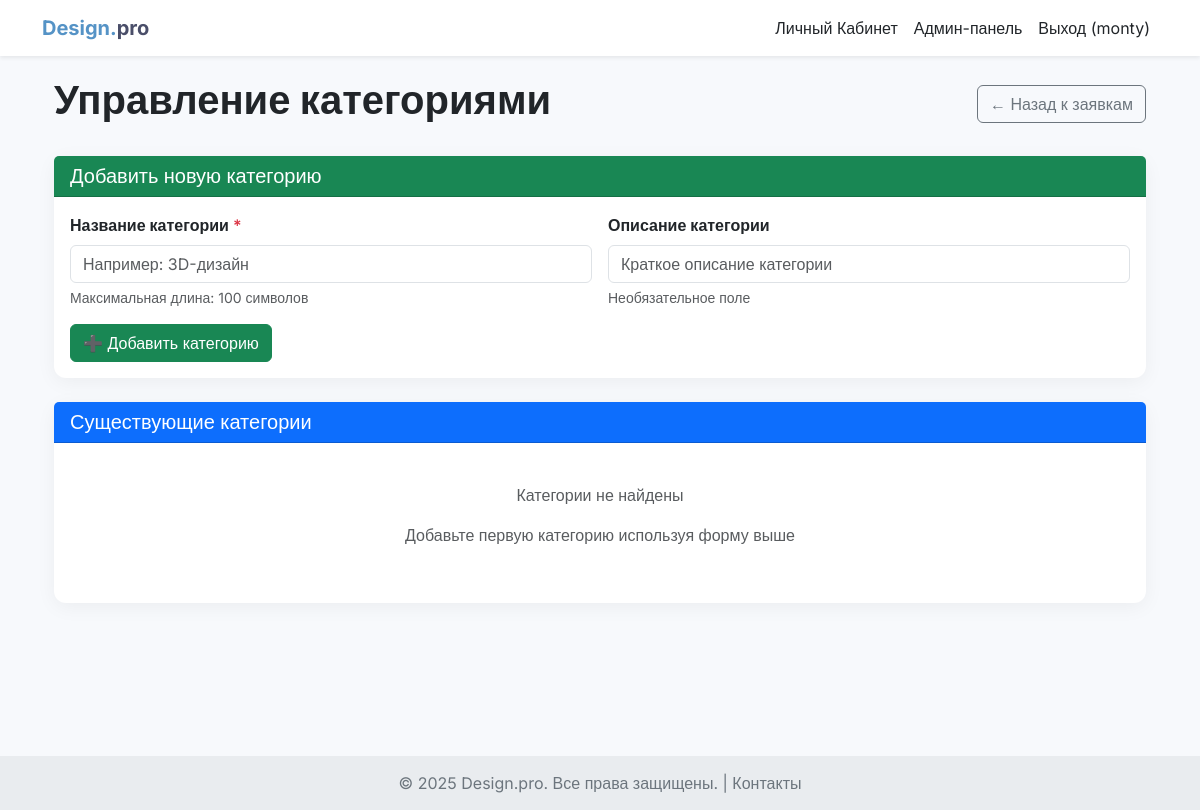
The app's page /admin-dashboard/categories/ (signed in), older data.
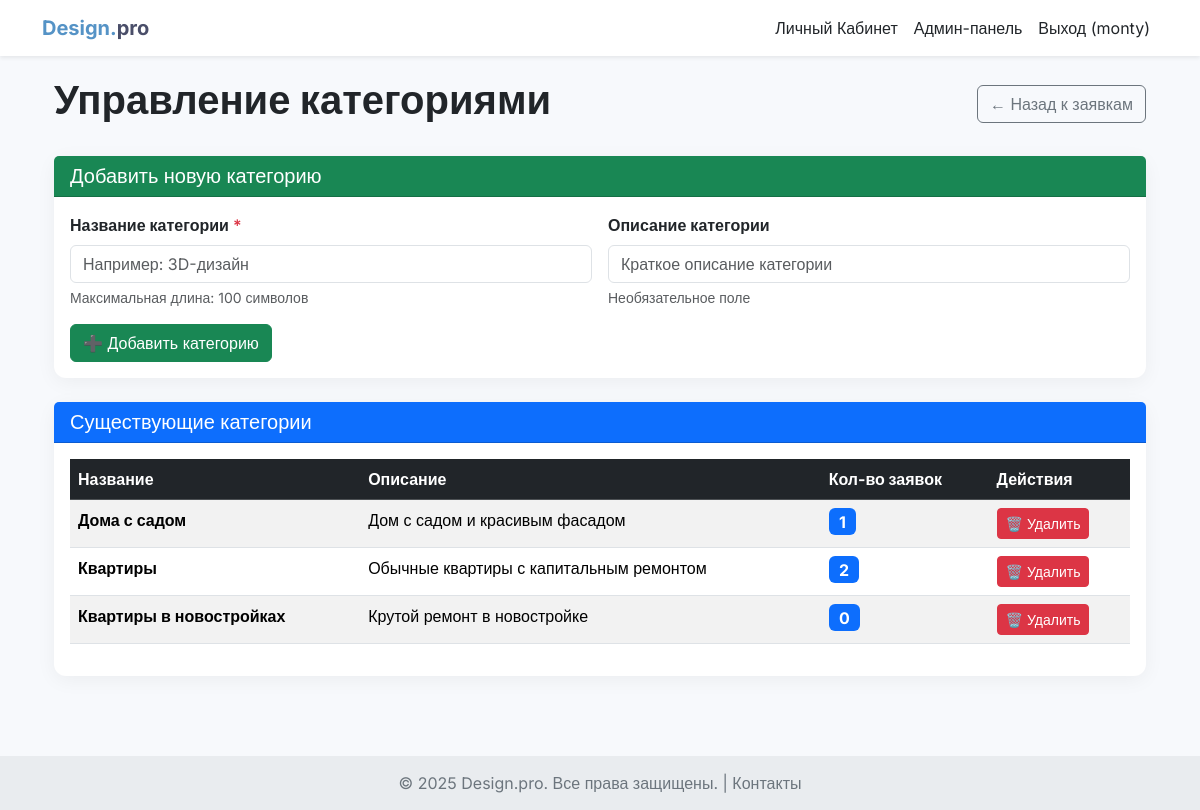
The same page, newer data.
### design_app/models.py (models this page shows, shortened)
class Category(models.Model):
    name = models.CharField(max_length=100, verbose_name="Название категории")
    description = models.TextField(blank=True, verbose_name="Описание")
    class Meta:
        verbose_name = "Категория"
        verbose_name_plural = "Категории"

### design_app/views.py (the view, shortened to what this page needs)
# urls.py: path('admin-dashboard/categories/', views.manage_categories, name='manage_categories'),
@user_passes_test(is_admin_user, login_url='/login/')
def manage_categories(request):
    categories = Category.objects.annotate(
        applications_count=Count('roomplan')
    ).order_by('name')
    context = {
        'title': 'Управление категориями',
        'categories': categories
    }
    return render(request, 'design_app/manage_categories.html', context)

### design_app/views.py (called while the page is built)
def is_admin_user(user):
    if not user.is_authenticated:
        return False
    try:
        profile = user.userprofile
        return profile.is_admin()
    except UserProfile.DoesNotExist:
        return user.is_staff

### design_app/templates/design_app/manage_categories.html (shortened to what the changed rows need)
{% extends 'design_app/base.html' %}
{% block content %}
<div class="container">
    <div class="row">
        <div class="col-12">
            <div class="d-flex justify-content-between align-items-center mb-4">
                <h1 class="fw-bold">Управление категориями</h1>
            </div>
            <div class="card">
                <div class="card-body">
                    {% if categories %}
                    <div class="table-responsive">
                        <table class="table table-striped table-hover">
                            <thead class="table-dark">
                                <tr>
                                    <th>Название</th>
                                    <th>Описание</th>
                                    <th>Кол-во заявок</th>
                                    <th>Действия</th>
                                </tr>
                            </thead>
                            <tbody>
                                {% for category in categories %}
                                <tr>
                                    <td class="fw-semibold">{{ category.name }}</td>
                                    <td>{{ category.description|default:"—" }}</td>
                                    <td>
                                        <span class="badge bg-primary fs-6">{{ category.applications_count }}</span>
                                    </td>
                                    <td>
                                        <form method="post" class="d-inline">
                                            <button type="submit" name="delete_category" class="btn btn-sm btn-danger"
                                                    onclick="return confirm('Вы уверены, что хотите удалить категорию \"{{ category.name }}\"?{% if category.applications_count > 0 %} Будут удалены все заявки этой категории ({{ category.applications_count }} шт.){% endif %}')">
                                                🗑️ Удалить
                                            </button>
                                        </form>
                                    </td>
                                </tr>
                                {% endfor %}
                            </tbody>
                        </table>
                    </div>
                    {% else %}
                    <div class="text-center py-4">
                        <p class="text-muted">Категории не найдены</p>
                        <p class="text-muted">Добавьте первую категорию используя форму выше</p>
                    </div>
                    {% endif %}
                </div>
            </div>
        </div>
    </div>
</div>
{% endblock %}

Row changes from the older to the newer data that the page shows:
added Category: name "Дома с садом", description "Дом с садом и красивым фасадом", applications_count "1"
added Category: name "Квартиры", description "Обычные квартиры с капитальным ремонтом", applications_count "2"
added Category: name "Квартиры в новостройках", description "Крутой ремонт в новостройке", applications_count "0"
Text that changed along with them:
text no longer shown: "Категории не найдены Добавьте первую категорию используя форму выше"
text now shown: "Название Описание Кол-во заявок Действия"
